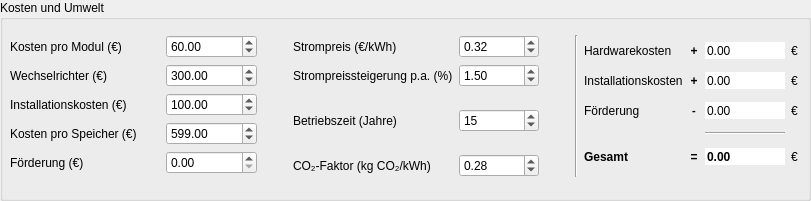
     <widget class="QGroupBox" name="groupBox_Kosten">
      <property name="geometry">
       <rect>
        <x>10</x>
        <y>490</y>
        <width>811</width>
        <height>201</height>
       </rect>
      </property>
      <property name="title">
       <string>Kosten und Umwelt</string>
      </property>
      <widget class="QWidget" name="gridLayoutWidget">
       <property name="geometry">
        <rect>
         <x>10</x>
         <y>21</y>
         <width>791</width>
         <height>171</height>
        </rect>
       </property>
       <layout class="QGridLayout" name="gridLayout">
        <item row="0" column="5">
         <layout class="QGridLayout" name="gridLayout_3">
          <item row="1" column="0">
           <widget class="QLabel" name="label_Anzeige_Installationskosten">
            <property name="text">
             <string>Installationskosten</string>
            </property>
           </widget>
          </item>
          <item row="4" column="0">
           <widget class="QLabel" name="label_Anzeige_Gesamt">
            <property name="font">
             <font>
              <weight>75</weight>
              <bold>true</bold>
             </font>
            </property>
            <property name="text">
             <string>Gesamt</string>
            </property>
           </widget>
          </item>
          <item row="2" column="0">
           <widget class="QLabel" name="label_Anzeige_Foerderungen">
            <property name="text">
             <string>Förderung</string>
            </property>
           </widget>
          </item>
          <item row="0" column="1">
           <widget class="QLabel" name="label_5">
            <property name="sizePolicy">
             <sizepolicy hsizetype="Fixed" vsizetype="Preferred">
              <horstretch>0</horstretch>
              <verstretch>0</verstretch>
             </sizepolicy>
            </property>
            <property name="minimumSize">
             <size>
              <width>10</width>
              <height>0</height>
             </size>
            </property>
            <property name="font">
             <font>
              <weight>75</weight>
              <bold>true</bold>
             </font>
            </property>
            <property name="text">
             <string>+</string>
            </property>
            <property name="alignment">
             <set>Qt::AlignCenter</set>
            </property>
           </widget>
          </item>
          <item row="3" column="2">
           <widget class="Line" name="line_4">
            <property name="orientation">
             <enum>Qt::Horizontal</enum>
            </property>
           </widget>
          </item>
          <item row="4" column="2">
           <widget class="QDoubleSpinBox" name="doubleSpinBox_Anzeige_Gesamt">
            <property name="enabled">
             <bool>true</bool>
            </property>
            <property name="sizePolicy">
             <sizepolicy hsizetype="Fixed" vsizetype="Fixed">
              <horstretch>0</horstretch>
              <verstretch>0</verstretch>
             </sizepolicy>
            </property>
            <property name="minimumSize">
             <size>
              <width>80</width>
              <height>0</height>
             </size>
            </property>
            <property name="font">
             <font>
              <weight>75</weight>
              <bold>true</bold>
             </font>
            </property>
            <property name="wrapping">
             <bool>false</bool>
            </property>
            <property name="frame">
             <bool>false</bool>
            </property>
            <property name="readOnly">
             <bool>true</bool>
            </property>
            <property name="buttonSymbols">
             <enum>QAbstractSpinBox::NoButtons</enum>
            </property>
            <property name="accelerated">
             <bool>false</bool>
            </property>
            <property name="keyboardTracking">
             <bool>true</bool>
            </property>
            <property name="showGroupSeparator" stdset="0">
             <bool>false</bool>
            </property>
            <property name="maximum">
             <double>99999.000000000000000</double>
            </property>
           </widget>
          </item>
          <item row="1" column="2">
           <widget class="QDoubleSpinBox" name="doubleSpinBox_Anzeige_Installationskosten">
            <property name="enabled">
             <bool>true</bool>
            </property>
            <property name="sizePolicy">
             <sizepolicy hsizetype="Fixed" vsizetype="Fixed">
              <horstretch>0</horstretch>
              <verstretch>0</verstretch>
             </sizepolicy>
            </property>
            <property name="minimumSize">
             <size>
              <width>80</width>
              <height>0</height>
             </size>
            </property>
            <property name="wrapping">
             <bool>false</bool>
            </property>
            <property name="frame">
             <bool>false</bool>
            </property>
            <property name="readOnly">
             <bool>true</bool>
            </property>
            <property name="buttonSymbols">
             <enum>QAbstractSpinBox::NoButtons</enum>
            </property>
            <property name="accelerated">
             <bool>false</bool>
            </property>
            <property name="keyboardTracking">
             <bool>true</bool>
            </property>
            <property name="showGroupSeparator" stdset="0">
             <bool>false</bool>
            </property>
            <property name="maximum">
             <double>99999.000000000000000</double>
            </property>
           </widget>
          </item>
          <item row="2" column="2">
           <widget class="QDoubleSpinBox" name="doubleSpinBox_Anzeige_Foerderungen">
            <property name="enabled">
             <bool>true</bool>
            </property>
            <property name="sizePolicy">
             <sizepolicy hsizetype="Fixed" vsizetype="Fixed">
              <horstretch>0</horstretch>
              <verstretch>0</verstretch>
             </sizepolicy>
            </property>
            <property name="minimumSize">
             <size>
              <width>80</width>
              <height>0</height>
             </size>
            </property>
            <property name="wrapping">
             <bool>false</bool>
            </property>
            <property name="frame">
             <bool>false</bool>
            </property>
            <property name="readOnly">
             <bool>true</bool>
            </property>
            <property name="buttonSymbols">
             <enum>QAbstractSpinBox::NoButtons</enum>
            </property>
            <property name="accelerated">
             <bool>false</bool>
            </property>
            <property name="keyboardTracking">
             <bool>true</bool>
            </property>
            <property name="showGroupSeparator" stdset="0">
             <bool>false</bool>
            </property>
            <property name="maximum">
             <double>99999.000000000000000</double>
            </property>
           </widget>
          </item>
          <item row="4" column="1">
           <widget class="QLabel" name="label_8">
            <property name="sizePolicy">
             <sizepolicy hsizetype="Fixed" vsizetype="Preferred">
              <horstretch>0</horstretch>
              <verstretch>0</verstretch>
             </sizepolicy>
            </property>
            <property name="minimumSize">
             <size>
              <width>10</width>
              <height>0</height>
             </size>
            </property>
            <property name="font">
             <font>
              <weight>75</weight>
              <bold>true</bold>
             </font>
            </property>
            <property name="text">
             <string>=</string>
            </property>
            <property name="alignment">
             <set>Qt::AlignCenter</set>
            </property>
           </widget>
          </item>
          <item row="2" column="1">
           <widget class="QLabel" name="label_7">
            <property name="sizePolicy">
             <sizepolicy hsizetype="Fixed" vsizetype="Preferred">
              <horstretch>0</horstretch>
              <verstretch>0</verstretch>
             </sizepolicy>
            </property>
            <property name="minimumSize">
             <size>
              <width>10</width>
              <height>0</height>
             </size>
            </property>
            <property name="font">
             <font>
              <pointsize>8</pointsize>
              <weight>75</weight>
              <bold>true</bold>
             </font>
            </property>
            <property name="text">
             <string>-</string>
            </property>
            <property name="alignment">
             <set>Qt::AlignCenter</set>
            </property>
           </widget>
          </item>
          <item row="1" column="1">
           <widget class="QLabel" name="label_6">
            <property name="sizePolicy">
             <sizepolicy hsizetype="Fixed" vsizetype="Preferred">
              <horstretch>0</horstretch>
              <verstretch>0</verstretch>
             </sizepolicy>
            </property>
            <property name="minimumSize">
             <size>
              <width>10</width>
              <height>0</height>
             </size>
            </property>
            <property name="font">
             <font>
              <weight>75</weight>
              <bold>true</bold>
             </font>
            </property>
            <property name="text">
             <string>+</string>
            </property>
            <property name="alignment">
             <set>Qt::AlignCenter</set>
            </property>
           </widget>
          </item>
          <item row="4" column="3">
           <widget class="QLabel" name="label_12">
            <property name="sizePolicy">
             <sizepolicy hsizetype="Fixed" vsizetype="Preferred">
              <horstretch>0</horstretch>
              <verstretch>0</verstretch>
             </sizepolicy>
            </property>
            <property name="minimumSize">
             <size>
              <width>10</width>
              <height>0</height>
             </size>
            </property>
            <property name="text">
             <string>€</string>
            </property>
           </widget>
          </item>
          <item row="0" column="3">
           <widget class="QLabel" name="label_9">
            <property name="sizePolicy">
             <sizepolicy hsizetype="Fixed" vsizetype="Preferred">
              <horstretch>0</horstretch>
              <verstretch>0</verstretch>
             </sizepolicy>
            </property>
            <property name="minimumSize">
             <size>
              <width>10</width>
              <height>0</height>
             </size>
            </property>
            <property name="text">
             <string>€</string>
            </property>
           </widget>
          </item>
          <item row="2" column="3">
           <widget class="QLabel" name="label_11">
            <property name="sizePolicy">
             <sizepolicy hsizetype="Fixed" vsizetype="Preferred">
              <horstretch>0</horstretch>
              <verstretch>0</verstretch>
             </sizepolicy>
            </property>
            <property name="minimumSize">
             <size>
              <width>10</width>
              <height>0</height>
             </size>
            </property>
            <property name="text">
             <string>€</string>
            </property>
           </widget>
          </item>
          <item row="1" column="3">
           <widget class="QLabel" name="label_10">
            <property name="sizePolicy">
             <sizepolicy hsizetype="Fixed" vsizetype="Preferred">
              <horstretch>0</horstretch>
              <verstretch>0</verstretch>
             </sizepolicy>
            </property>
            <property name="minimumSize">
             <size>
              <width>10</width>
              <height>0</height>
             </size>
            </property>
            <property name="text">
             <string>€</string>
            </property>
           </widget>
          </item>
          <item row="0" column="2">
           <widget class="QDoubleSpinBox" name="doubleSpinBox_Anzeige_Hardwarekosten">
            <property name="enabled">
             <bool>true</bool>
            </property>
            <property name="sizePolicy">
             <sizepolicy hsizetype="Fixed" vsizetype="Fixed">
              <horstretch>0</horstretch>
              <verstretch>0</verstretch>
             </sizepolicy>
            </property>
            <property name="minimumSize">
             <size>
              <width>80</width>
              <height>0</height>
             </size>
            </property>
            <property name="wrapping">
             <bool>false</bool>
            </property>
            <property name="frame">
             <bool>false</bool>
            </property>
            <property name="readOnly">
             <bool>true</bool>
            </property>
            <property name="buttonSymbols">
             <enum>QAbstractSpinBox::NoButtons</enum>
            </property>
            <property name="accelerated">
             <bool>false</bool>
            </property>
            <property name="keyboardTracking">
             <bool>true</bool>
            </property>
            <property name="showGroupSeparator" stdset="0">
             <bool>false</bool>
            </property>
            <property name="maximum">
             <double>99999.000000000000000</double>
            </property>
           </widget>
          </item>
          <item row="0" column="0">
           <widget class="QLabel" name="label_Anzeige_Hardwarekosten">
            <property name="text">
             <string>Hardwarekosten</string>
            </property>
           </widget>
          </item>
         </layout>
        </item>
        <item row="0" column="1">
         <spacer name="horizontalSpacer_3">
          <property name="orientation">
           <enum>Qt::Horizontal</enum>
          </property>
          <property name="sizeType">
           <enum>QSizePolicy::Fixed</enum>
          </property>
          <property name="sizeHint" stdset="0">
           <size>
            <width>30</width>
            <height>20</height>
           </size>
          </property>
         </spacer>
        </item>
        <item row="0" column="3">
         <spacer name="horizontalSpacer_2">
          <property name="orientation">
           <enum>Qt::Horizontal</enum>
          </property>
          <property name="sizeType">
           <enum>QSizePolicy::Fixed</enum>
          </property>
          <property name="sizeHint" stdset="0">
           <size>
            <width>30</width>
            <height>20</height>
           </size>
          </property>
         </spacer>
        </item>
        <item row="0" column="2">
         <layout class="QFormLayout" name="formLayout_4">
          <item row="0" column="0">
           <widget class="QLabel" name="label_Kosten_Strompreis">
            <property name="sizePolicy">
             <sizepolicy hsizetype="Fixed" vsizetype="Preferred">
              <horstretch>0</horstretch>
              <verstretch>0</verstretch>
             </sizepolicy>
            </property>
            <property name="minimumSize">
             <size>
              <width>150</width>
              <height>0</height>
             </size>
            </property>
            <property name="layoutDirection">
             <enum>Qt::LeftToRight</enum>
            </property>
            <property name="text">
             <string>Strompreis (€/kWh)</string>
            </property>
           </widget>
          </item>
          <item row="0" column="1">
           <widget class="QDoubleSpinBox" name="doubleSpinBox_Kosten_Strompreis">
            <property name="sizePolicy">
             <sizepolicy hsizetype="Expanding" vsizetype="Fixed">
              <horstretch>0</horstretch>
              <verstretch>0</verstretch>
             </sizepolicy>
            </property>
            <property name="minimumSize">
             <size>
              <width>60</width>
              <height>0</height>
             </size>
            </property>
            <property name="toolTip">
             <string>Aktueller Strompreis pro kWh</string>
            </property>
            <property name="singleStep">
             <double>0.010000000000000</double>
            </property>
            <property name="value">
             <double>0.320000000000000</double>
            </property>
           </widget>
          </item>
          <item row="1" column="0">
           <widget class="QLabel" name="label_Kosten_Strompreissteigerung">
            <property name="sizePolicy">
             <sizepolicy hsizetype="Fixed" vsizetype="Preferred">
              <horstretch>0</horstretch>
              <verstretch>0</verstretch>
             </sizepolicy>
            </property>
            <property name="minimumSize">
             <size>
              <width>150</width>
              <height>0</height>
             </size>
            </property>
            <property name="layoutDirection">
             <enum>Qt::LeftToRight</enum>
            </property>
            <property name="text">
             <string>Strompreissteigerung p.a. (%)</string>
            </property>
            <property name="textFormat">
             <enum>Qt::AutoText</enum>
            </property>
            <property name="scaledContents">
             <bool>false</bool>
            </property>
            <property name="wordWrap">
             <bool>false</bool>
            </property>
           </widget>
          </item>
          <item row="1" column="1">
           <widget class="QDoubleSpinBox" name="doubleSpinBox_Kosten_Strompreissteigerung">
            <property name="sizePolicy">
             <sizepolicy hsizetype="Expanding" vsizetype="Fixed">
              <horstretch>0</horstretch>
              <verstretch>0</verstretch>
             </sizepolicy>
            </property>
            <property name="minimumSize">
             <size>
              <width>60</width>
              <height>0</height>
             </size>
            </property>
            <property name="toolTip">
             <string>Jährliche Strompreissteigerung in Prozent</string>
            </property>
            <property name="singleStep">
             <double>0.100000000000000</double>
            </property>
            <property name="value">
             <double>1.500000000000000</double>
            </property>
           </widget>
          </item>
          <item row="3" column="0">
           <widget class="QLabel" name="label_Kosten_Betriebszeit">
            <property name="sizePolicy">
             <sizepolicy hsizetype="Fixed" vsizetype="Preferred">
              <horstretch>0</horstretch>
              <verstretch>0</verstretch>
             </sizepolicy>
            </property>
            <property name="minimumSize">
             <size>
              <width>150</width>
              <height>0</height>
             </size>
            </property>
            <property name="layoutDirection">
             <enum>Qt::LeftToRight</enum>
            </property>
            <property name="text">
             <string>Betriebszeit (Jahre)</string>
            </property>
           </widget>
          </item>
          <item row="3" column="1">
           <widget class="QDoubleSpinBox" name="doubleSpinBox_Kosten_Betriebszeit">
            <property name="sizePolicy">
             <sizepolicy hsizetype="Expanding" vsizetype="Fixed">
              <horstretch>0</horstretch>
              <verstretch>0</verstretch>
             </sizepolicy>
            </property>
            <property name="minimumSize">
             <size>
              <width>60</width>
              <height>0</height>
             </size>
            </property>
            <property name="toolTip">
             <string>Geplante Betriebsdauer der Anlage in Jahren</string>
            </property>
            <property name="decimals">
             <number>0</number>
            </property>
            <property name="maximum">
             <double>100.000000000000000</double>
            </property>
            <property name="value">
             <double>15.000000000000000</double>
            </property>
           </widget>
          </item>
          <item row="5" column="0">
           <widget class="QLabel" name="label_Kosten_CO2">
            <property name="sizePolicy">
             <sizepolicy hsizetype="Fixed" vsizetype="Preferred">
              <horstretch>0</horstretch>
              <verstretch>0</verstretch>
             </sizepolicy>
            </property>
            <property name="minimumSize">
             <size>
              <width>150</width>
              <height>0</height>
             </size>
            </property>
            <property name="layoutDirection">
             <enum>Qt::LeftToRight</enum>
            </property>
            <property name="text">
             <string>CO₂-Faktor (kg CO₂/kWh)</string>
            </property>
           </widget>
          </item>
          <item row="5" column="1">
           <widget class="QDoubleSpinBox" name="doubleSpinBox_Kosten_CO2">
            <property name="sizePolicy">
             <sizepolicy hsizetype="Expanding" vsizetype="Fixed">
              <horstretch>0</horstretch>
              <verstretch>0</verstretch>
             </sizepolicy>
            </property>
            <property name="minimumSize">
             <size>
              <width>60</width>
              <height>0</height>
             </size>
            </property>
            <property name="toolTip">
             <string>CO₂-Emissionen pro kWh Stromverbrauch</string>
            </property>
            <property name="singleStep">
             <double>0.010000000000000</double>
            </property>
            <property name="value">
             <double>0.280000000000000</double>
            </property>
           </widget>
          </item>
          <item row="4" column="0">
           <spacer name="verticalSpacer_2">
            <property name="orientation">
             <enum>Qt::Vertical</enum>
            </property>
            <property name="sizeType">
             <enum>QSizePolicy::Minimum</enum>
            </property>
            <property name="sizeHint" stdset="0">
             <size>
              <width>20</width>
              <height>10</height>
             </size>
            </property>
           </spacer>
          </item>
          <item row="2" column="0">
           <spacer name="verticalSpacer_3">
            <property name="orientation">
             <enum>Qt::Vertical</enum>
            </property>
            <property name="sizeType">
             <enum>QSizePolicy::Minimum</enum>
            </property>
            <property name="sizeHint" stdset="0">
             <size>
              <width>20</width>
              <height>10</height>
             </size>
            </property>
           </spacer>
          </item>
         </layout>
        </item>
        <item row="0" column="0">
         <layout class="QFormLayout" name="formLayout_3">
          <item row="0" column="0">
           <widget class="QLabel" name="label_Kosten_Modulkosten">
            <property name="sizePolicy">
             <sizepolicy hsizetype="Fixed" vsizetype="Preferred">
              <horstretch>0</horstretch>
              <verstretch>0</verstretch>
             </sizepolicy>
            </property>
            <property name="minimumSize">
             <size>
              <width>150</width>
              <height>0</height>
             </size>
            </property>
            <property name="layoutDirection">
             <enum>Qt::LeftToRight</enum>
            </property>
            <property name="text">
             <string>Kosten pro Modul (€)</string>
            </property>
           </widget>
          </item>
          <item row="0" column="1">
           <widget class="QDoubleSpinBox" name="doubleSpinBox_Kosten_Modulkosten">
            <property name="sizePolicy">
             <sizepolicy hsizetype="Expanding" vsizetype="Fixed">
              <horstretch>0</horstretch>
              <verstretch>0</verstretch>
             </sizepolicy>
            </property>
            <property name="minimumSize">
             <size>
              <width>60</width>
              <height>0</height>
             </size>
            </property>
            <property name="toolTip">
             <string>Kosten eines einzelnen Solarmoduls</string>
            </property>
            <property name="maximum">
             <double>99999.000000000000000</double>
            </property>
            <property name="value">
             <double>60.000000000000000</double>
            </property>
           </widget>
          </item>
          <item row="1" column="0">
           <widget class="QLabel" name="label_Kosten_Wechselrichter">
            <property name="sizePolicy">
             <sizepolicy hsizetype="Fixed" vsizetype="Preferred">
              <horstretch>0</horstretch>
              <verstretch>0</verstretch>
             </sizepolicy>
            </property>
            <property name="minimumSize">
             <size>
              <width>150</width>
              <height>0</height>
             </size>
            </property>
            <property name="layoutDirection">
             <enum>Qt::LeftToRight</enum>
            </property>
            <property name="text">
             <string>Wechselrichter (€)</string>
            </property>
           </widget>
          </item>
          <item row="1" column="1">
           <widget class="QDoubleSpinBox" name="doubleSpinBox_Kosten_Wechselrichter">
            <property name="sizePolicy">
             <sizepolicy hsizetype="Expanding" vsizetype="Fixed">
              <horstretch>0</horstretch>
              <verstretch>0</verstretch>
             </sizepolicy>
            </property>
            <property name="minimumSize">
             <size>
              <width>60</width>
              <height>0</height>
             </size>
            </property>
            <property name="toolTip">
             <string>Kosten des Wechselrichters</string>
            </property>
            <property name="maximum">
             <double>99999.000000000000000</double>
            </property>
            <property name="value">
             <double>300.000000000000000</double>
            </property>
           </widget>
          </item>
          <item row="3" column="0">
           <widget class="QLabel" name="label_Kosten_Installationskosten">
            <property name="sizePolicy">
             <sizepolicy hsizetype="Fixed" vsizetype="Preferred">
              <horstretch>0</horstretch>
              <verstretch>0</verstretch>
             </sizepolicy>
            </property>
            <property name="minimumSize">
             <size>
              <width>150</width>
              <height>0</height>
             </size>
            </property>
            <property name="layoutDirection">
             <enum>Qt::LeftToRight</enum>
            </property>
            <property name="text">
             <string>Installationskosten (€)</string>
            </property>
           </widget>
          </item>
          <item row="3" column="1">
           <widget class="QDoubleSpinBox" name="doubleSpinBox_Kosten_Installationskosten">
            <property name="sizePolicy">
             <sizepolicy hsizetype="Expanding" vsizetype="Fixed">
              <horstretch>0</horstretch>
              <verstretch>0</verstretch>
             </sizepolicy>
            </property>
            <property name="minimumSize">
             <size>
              <width>60</width>
              <height>0</height>
             </size>
            </property>
            <property name="toolTip">
             <string>Kosten für die Installation der Anlage</string>
            </property>
            <property name="maximum">
             <double>99999.000000000000000</double>
            </property>
            <property name="value">
             <double>100.000000000000000</double>
            </property>
           </widget>
          </item>
          <item row="4" column="0">
           <widget class="QLabel" name="label_Kosten_Speicherkosten">
            <property name="sizePolicy">
             <sizepolicy hsizetype="Fixed" vsizetype="Preferred">
              <horstretch>0</horstretch>
              <verstretch>0</verstretch>
             </sizepolicy>
            </property>
            <property name="minimumSize">
             <size>
              <width>150</width>
              <height>0</height>
             </size>
            </property>
            <property name="layoutDirection">
             <enum>Qt::LeftToRight</enum>
            </property>
            <property name="text">
             <string>Kosten pro Speicher (€)</string>
            </property>
           </widget>
          </item>
          <item row="4" column="1">
           <widget class="QDoubleSpinBox" name="doubleSpinBox_Kosten_Speicherkosten">
            <property name="sizePolicy">
             <sizepolicy hsizetype="Expanding" vsizetype="Fixed">
              <horstretch>0</horstretch>
              <verstretch>0</verstretch>
             </sizepolicy>
            </property>
            <property name="minimumSize">
             <size>
              <width>60</width>
              <height>0</height>
             </size>
            </property>
            <property name="toolTip">
             <string>Kosten eines einzelnen Speichermoduls</string>
            </property>
            <property name="maximum">
             <double>99999.000000000000000</double>
            </property>
            <property name="value">
             <double>599.000000000000000</double>
            </property>
           </widget>
          </item>
          <item row="5" column="0">
           <widget class="QLabel" name="label_Kosten_Foerderung">
            <property name="sizePolicy">
             <sizepolicy hsizetype="Fixed" vsizetype="Preferred">
              <horstretch>0</horstretch>
              <verstretch>0</verstretch>
             </sizepolicy>
            </property>
            <property name="minimumSize">
             <size>
              <width>150</width>
              <height>0</height>
             </size>
            </property>
            <property name="layoutDirection">
             <enum>Qt::LeftToRight</enum>
            </property>
            <property name="text">
             <string>Förderung (€)</string>
            </property>
           </widget>
          </item>
          <item row="5" column="1">
           <widget class="QDoubleSpinBox" name="doubleSpinBox_Kosten_Foerderung">
            <property name="sizePolicy">
             <sizepolicy hsizetype="Expanding" vsizetype="Fixed">
              <horstretch>0</horstretch>
              <verstretch>0</verstretch>
             </sizepolicy>
            </property>
            <property name="minimumSize">
             <size>
              <width>60</width>
              <height>0</height>
             </size>
            </property>
            <property name="toolTip">
             <string>Förderbetrag, der von den Gesamtkosten abgezogen wird</string>
            </property>
            <property name="maximum">
             <double>99999.000000000000000</double>
            </property>
           </widget>
          </item>
         </layout>
        </item>
        <item row="0" column="4">
         <widget class="Line" name="line_2">
          <property name="orientation">
           <enum>Qt::Vertical</enum>
          </property>
         </widget>
        </item>
       </layout>
      </widget>
     </widget>
